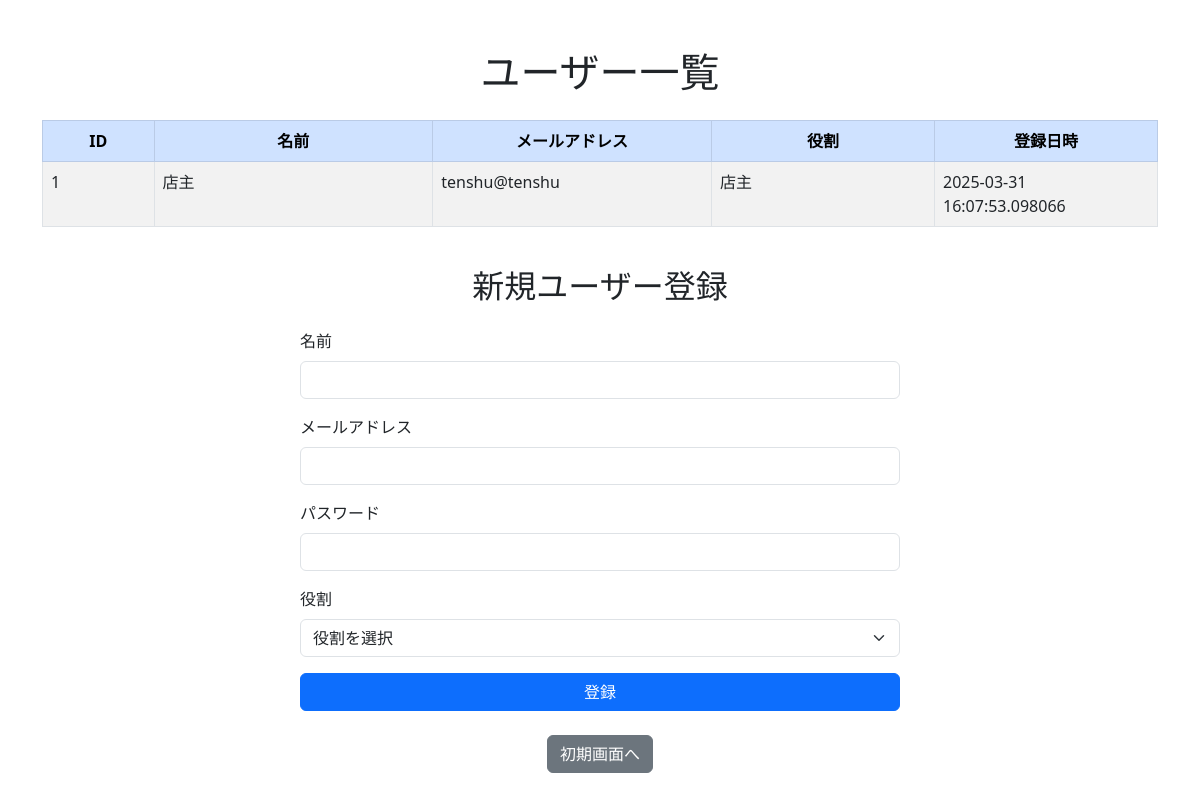
/users, run on an earlier commit of the app's database.
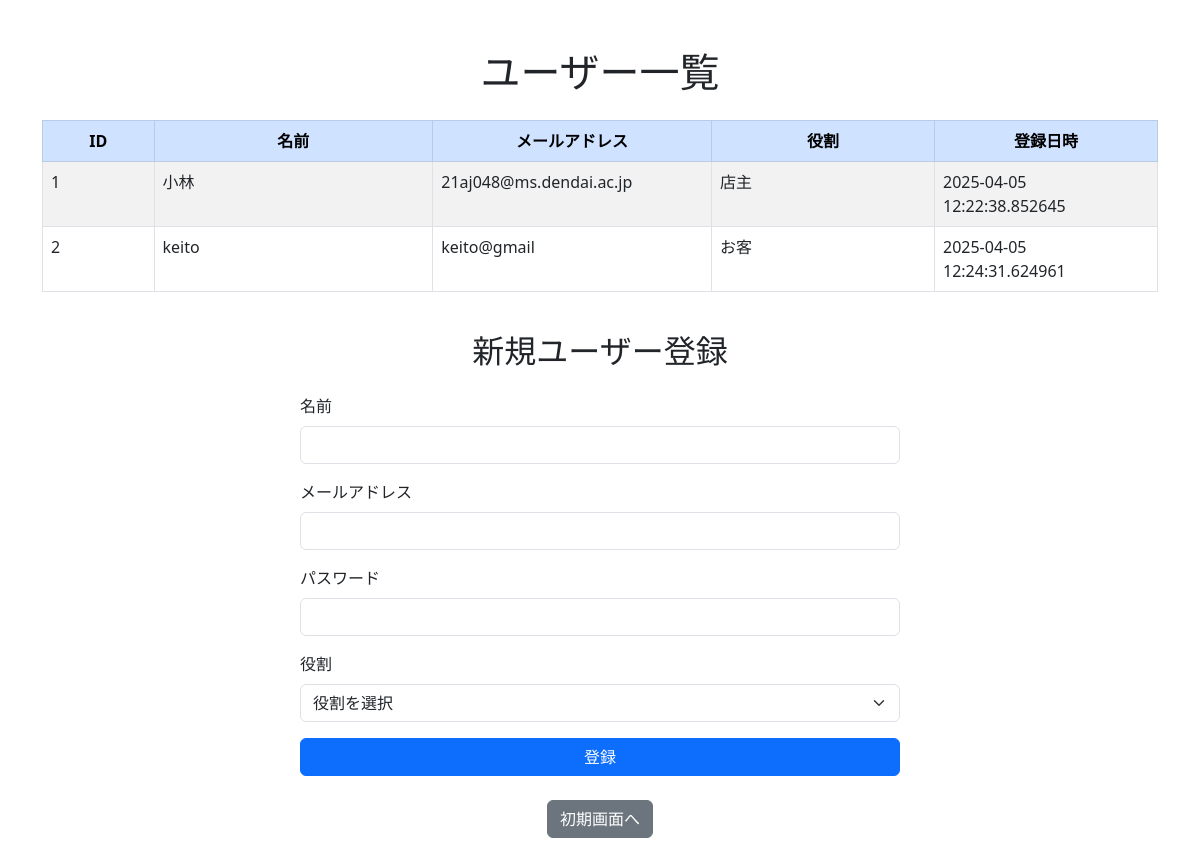
And on a later commit of the database.
### hackapp/models/restaurants.py (models this page shows)
class User(db.Model):
    id = db.Column(db.Integer, primary_key=True)
    name = db.Column(db.String(100))
    email = db.Column(db.String(100), unique = True)
    password = db.Column(db.String(200))
    role = db.Column(db.String(50))     # customer or shop_owner
    created_at = db.Column(db.DateTime, default=datetime.now(timezone.utc))
    updated_at = db.Column(db.DateTime, default=datetime.now(timezone.utc),onupdate=datetime.now(timezone.utc))

### hackapp/views.py (the view, shortened to what this page needs)
@app.route('/users', methods=['GET', 'POST'])   #ユーザ登録画面から受け取ったパラメータをDBに登録した後に一覧表示する画面
def create_users():
    users = User.query.all()
    return render_template('users_view.html', users=users)

### hackapp/templates/users_view.html (shortened to what this page needs)
<!DOCTYPE html>
<html lang="ja">
<head>
    <link href="https://cdn.jsdelivr.net/npm/bootstrap@5.3.0-alpha3/dist/css/bootstrap.min.css" rel="stylesheet">
</head>
<body>
    <div class="container my-5">
        <h1 class="text-center mb-4">ユーザー一覧</h1>
        <div class="table-responsive">
            <table class="table table-striped table-bordered">
                <thead class="table-primary text-center">
                    <tr>
                        <th style="width: 10%;">ID</th>
                        <th style="width: 25%;">名前</th>
                        <th style="width: 25%;">メールアドレス</th>
                        <th style="width: 20%;">役割</th>
                        <th style="width: 20%;">登録日時</th>
                    </tr>
                </thead>
                <tbody>
                    {% for user in users %}
                    <tr>
                        <td>{{ user.id }}</td>
                        <td>{{ user.name }}</td>
                        <td>{{ user.email }}</td>
                        <td>{{ user.role }}</td>
                        <td>{{ user.created_at }}</td>
                    </tr>
                    {% endfor %}
                </tbody>
            </table>
        </div>
        <h2 class="text-center my-4">新規ユーザー登録</h2>
        <form action="/users" method="POST" class="mx-auto" style="max-width: 600px;">
            <div class="mb-3">
                <label for="name" class="form-label">名前</label>
                <input type="text" id="name" name="name" class="form-control" required>
            </div>
            <div class="mb-3">
                <label for="email" class="form-label">メールアドレス</label>
                <input type="email" id="email" name="email" class="form-control" required>
            </div>
            <div class="mb-3">
                <label for="password" class="form-label">パスワード</label>
                <input type="password" id="password" name="password" class="form-control" required>
            </div>
            <div class="mb-3">
                <label for="role" class="form-label">役割</label>
                <select id="role" name="role" class="form-select" required>
                    <option value="" disabled selected>役割を選択</option>
                </select>
            </div>
            <div class="d-grid">
                <button type="submit" class="btn btn-primary">登録</button>
            </div>
        </form>
        <div class="text-center mt-4">
            <a href="/" class="btn btn-secondary">初期画面へ</a>
        </div>
    </div>
</body>
</html>

What changed in the data, as far as the page shows it:
changed User "店主": name "店主" → "小林"; email "tenshu@tenshu" → "21aj048@ms.dendai.ac.jp"; created_at "2025-03-31 16:07:53.098066" → "2025-04-05 12:22:38.852645"
added User: id "2", name "keito", email "keito@gmail", role "お客", created_at "2025-04-05 12:24:31.624961"
